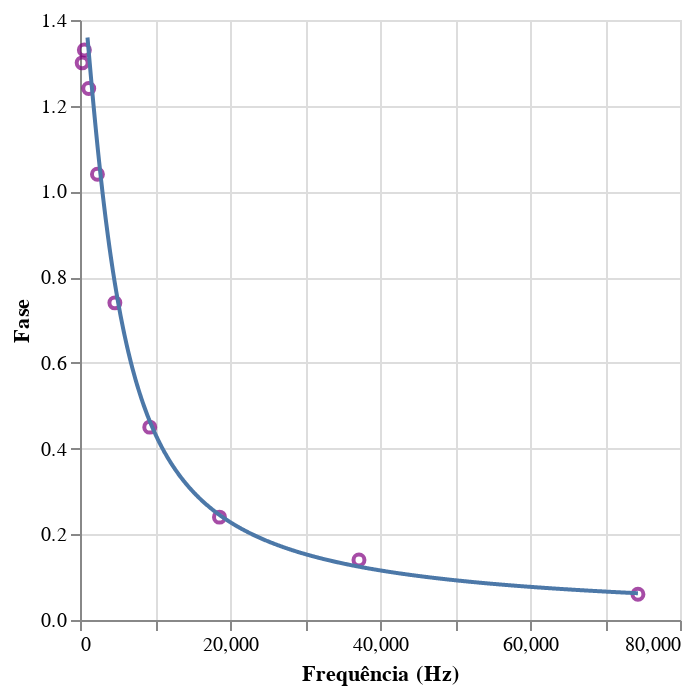

Notebook cell for this chart:
### Code cell
def func(freq):
    l = 0.001
    c = 99.5* 10**(-9)
    Rt = 2160
    Rl = 25
    return -np.arctan(freq*Rt*c) +np.pi/2

phase = [1.3,1.33,1.24,1.04,0.74,0.45,0.24,0.14,0.06]
df2 = pd.DataFrame()
df2["freq"] = np.array(frequencia_rc) * 2 * np.pi
df2["bode"] = phase
def bode_topless(lista):
    df = pd.DataFrame()
    lista = np.array(lista)
    df["freq"] = lista
    df["bode"] = func(lista)
    return df


df = bode_topless(np.linspace(1000,11840*2*np.pi,1000))

_1 = alt.Chart(df).mark_line().encode(
    alt.X("freq",title = "Frequência (Hz)"
          ),
    alt.Y("bode", title = "Fase")
)
_2 = alt.Chart(df2).mark_point(color = "purple").encode(
    x = "freq",
    y = "bode",
    tooltip= ["freq"]
)
_2+_1

### Figure 1 — Vega-Lite specification as saved in the notebook (floating-point values rounded to 4 significant figures; data arrays with more than 128 entries replaced by an {"elided": "..."} marker saying what was removed)
{"config": {"view": {"continuousWidth": 300, "continuousHeight": 300}}, "layer": [{"data": {"name": "data-bf4d43e7c94e6635cb6a51ec99cf2fdb"}, "mark": {"type": "point", "color": "purple"}, "encoding": {"tooltip": [{"field": "freq", "type": "quantitative"}], "x": {"field": "freq", "type": "quantitative"}, "y": {"field": "bode", "type": "quantitative"}}}, {"data": {"name": "data-4e508f9bf785f5c525fa0d55d0b68344"}, "mark": {"type": "line"}, "encoding": {"x": {"field": "freq", "title": "Frequência (Hz)", "type": "quantitative"}, "y": {"field": "bode", "title": "Fase", "type": "quantitative"}}}], "$schema": "https://vega.github.io/schema/vega-lite/v5.20.1.json", "datasets": {"data-bf4d43e7c94e6635cb6a51ec99cf2fdb": [{"freq": 290.6, "bode": 1.3}, {"freq": 581.2, "bode": 1.33}, {"freq": 1162.0, "bode": 1.24}, {"freq": 2325.0, "bode": 1.04}, {"freq": 4650.0, "bode": 0.74}, {"freq": 9299.0, "bode": 0.45}, {"freq": 18600.0, "bode": 0.24}, {"freq": 37200.0, "bode": 0.14}, {"freq": 74390.0, "bode": 0.06}], "data-4e508f9bf785f5c525fa0d55d0b68344": {"elided": "1000 records"}}}
